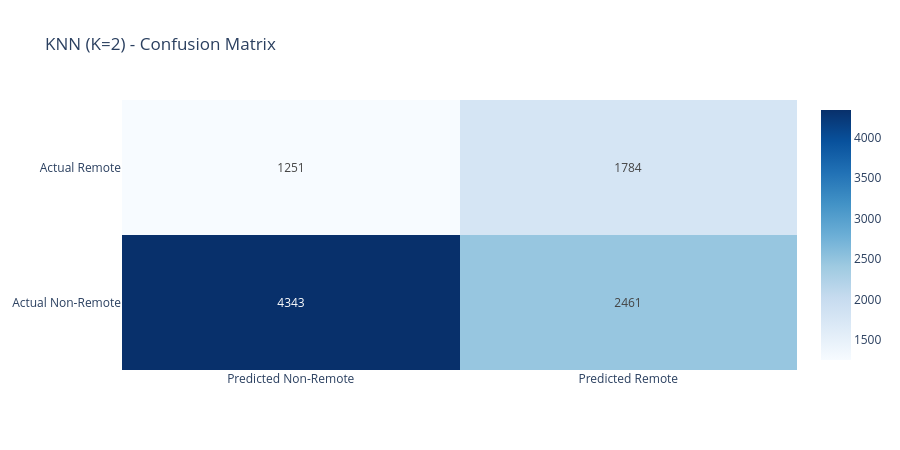

The notebook cell saved with this chart:
### Code cell
knn_best = KNeighborsClassifier(n_neighbors=best_k)
knn_best.fit(X_train_scaled, y_train)
knn_predictions = knn_best.predict(X_test_scaled)

cm_knn = confusion_matrix(y_test, knn_predictions)
acc_knn = accuracy_score(y_test, knn_predictions)
report_knn = classification_report(y_test, knn_predictions, target_names=['Non-Remote', 'Remote'], output_dict=True)

tn_knn, fp_knn, fn_knn, tp_knn = cm_knn.ravel()

print(f"KNN (K={best_k}) Results")
print(f"{'Metric':<25} {'Non-Remote':>12} {'Remote':>12}")
print("-" * 63)
print(f"{'Accuracy':<25} {acc_knn:>12.4f}")
print(f"{'Precision':<25} {report_knn['Non-Remote']['precision']:>12.4f} {report_knn['Remote']['precision']:>12.4f}")
print(f"{'Recall':<25} {report_knn['Non-Remote']['recall']:>12.4f} {report_knn['Remote']['recall']:>12.4f}")
print(f"{'F1 Score':<25} {report_knn['Non-Remote']['f1-score']:>12.4f} {report_knn['Remote']['f1-score']:>12.4f}")
print(f"{'Support':<25} {report_knn['Non-Remote']['support']:>12} {report_knn['Remote']['support']:>12}")
print(f"{'Macro Avg F1':<25} {report_knn['macro avg']['f1-score']:>12.4f}")
print(f"{'Weighted Avg F1':<25} {report_knn['weighted avg']['f1-score']:>12.4f}")

fig = go.Figure(data=go.Heatmap(
    z=cm_knn,
    x=['Predicted Non-Remote', 'Predicted Remote'],
    y=['Actual Non-Remote',    'Actual Remote'],
    text=[[str(tn_knn), str(fp_knn)], [str(fn_knn), str(tp_knn)]],
    texttemplate='%{text}',
    colorscale='Blues',
    showscale=True
))
fig.update_layout(
    title=f'KNN (K={best_k}) - Confusion Matrix',
    template='plotly_white',
    height=450
)
fig.show()

### Figure 1 — Plotly figure (JSON) as saved in the notebook; plotly's stock layout.template omitted (floating-point values rounded to 4 significant figures)
{"data": [{"colorscale": [[0, "rgb(247,251,255)"], [0.125, "rgb(222,235,247)"], [0.25, "rgb(198,219,239)"], [0.375, "rgb(158,202,225)"], [0.5, "rgb(107,174,214)"], [0.625, "rgb(66,146,198)"], [0.75, "rgb(33,113,181)"], [0.875, "rgb(8,81,156)"], [1, "rgb(8,48,107)"]], "showscale": true, "text": [["4343", "2461"], ["1251", "1784"]], "texttemplate": "%{text}", "type": "heatmap", "x": ["Predicted Non-Remote", "Predicted Remote"], "y": ["Actual Non-Remote", "Actual Remote"], "z": [[4343, 2461], [1251, 1784]]}], "layout": {"height": 450, "title": {"text": "KNN (K=2) - Confusion Matrix"}}}
